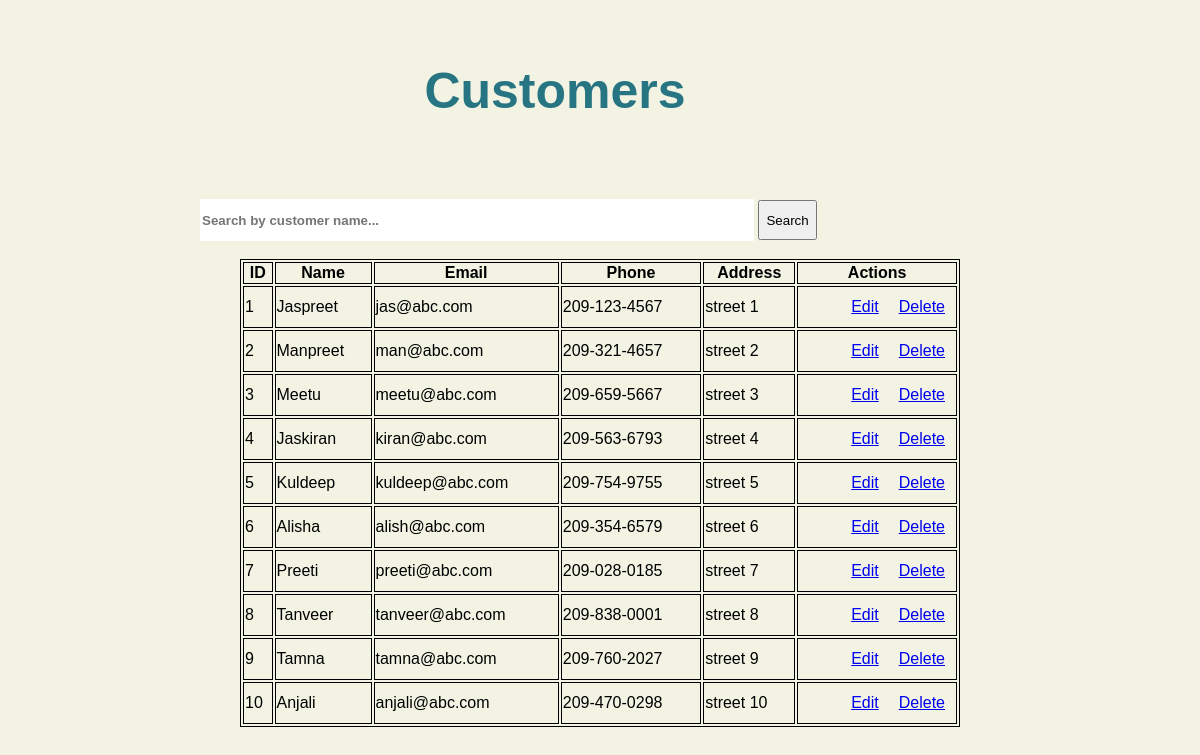
/addCustomer/viewData.php, run on the app's committed database.
### tables this page shows
CREATE TABLE Customer(
	c_customerID integer primary key Not null,
	c_name nvarchar(25) not null,
	c_email nvarchar(25) not null,
	c_address nvarchar(25) not null,
	c_phoneNumber nvarchar(25) not null
);

### addCustomer/viewData.php (the view, shortened to what this page needs)
<?php
	$dataQuery = '';
	$searchText = '';
	if (isset($_GET['deleteId'])) {
		$id = $_GET['deleteId'];
		try {
            $db = new SQLite3('../LustrousJewelers.db');
			$query = "Delete from Customer where c_customerID = ". $id;
			$db->exec($query);
        }catch (Exception $e) {
            echo $e->getMessage();
        }
        finally
        {
            $db = null;
        }
		$dataQuery ='select * from Customer';
	}
	else if (isset($_POST['btnSearch'])) {
		$searchText = $_POST['txtSearch'];
		$dataQuery = "select * from Customer where c_name like '%".$searchText."%'";
	}
	else if (isset($_POST['txtSearch'])) {
		$searchText = $_POST['txtSearch'];
		$dataQuery = "select * from Customer where c_name like '%".$searchText."%'";
	}
	else{
		$dataQuery ='select * from Customer';
	}
?>
<!DOCTYPE html>
<html>
<head>
	<link rel="stylesheet" type="text/css" href="viewData.css">
</head>
<body>
    <h2 style="margin-left:-90px;font-size: 50px;">Customers</h2><br>
	<form id='formSearch' method='POST' action = 'viewData.php'>
		<input type = 'text' name='txtSearch' id='txtSearch' placeholder='Search by customer name...'
			value=<?php echo $searchText; ?> > <input type = 'submit' name='btnSearch' id='btnSearch' value = 'Search'><br>
	</form><br/>
	<table class='center' style="width: 60%; ">
	  <tr>
		<th>ID</th>
		<th>Name</th>
		<th>Email</th>
		<th>Phone</th>
		<th>Address</th>
		<th>Actions</th>
	  </tr>
	<?php
		try {
			$db = new PDO('sqlite:../LustrousJewelers.db');
			$result = $db->query($dataQuery);
			foreach ($result as $row ) {
				echo "<tr><td>".$row['c_customerID']."</td>".
				"<td>".$row['c_name']."</td>".
				"<td>".$row['c_email']."</td>".
				"<td>".$row['c_phoneNumber']."</td>".
				"<td>".$row['c_address']."</td>".
				"<td><a href='viewData.php?deleteId=".$row['c_customerID'] ."'>Delete</a> ".
				"<a href='../addCustomer/addCustomer.php?id=".$row['c_customerID'] ."'>Edit</a></td></tr>";
			}
		} catch (PDOException $e) {
			echo $e->getMessage();
		}
		finally{
			$db = null;
		}
	?>
	</table>
</body>
</html>

### addCustomer/viewData.css (style rules this page uses)
body { margin: 0; padding: 0; background-color:#eeefd9ba; font-family: 'Arial'; }
h2 { align-self: center; text-align: center; color: #277582; padding: 20px; }
#formSearch { margin: 0 auto; width: 800px; }
#txtSearch { width: 550px; height: 40px; border: none; font-weight: bold; }
#btnSearch { height:40px; }
.center { margin-left: auto; margin-right: auto; }
a { float: right; padding: 10px; }
table, th, td { border: 1px solid black; }

### data on the page
customer: c_customerID "1", c_name "Jaspreet", c_email "jas@abc.com", c_phoneNumber "209-123-4567", c_address "street 1"
customer: c_customerID "2", c_name "Manpreet", c_email "man@abc.com", c_phoneNumber "209-321-4657", c_address "street 2"
customer: c_customerID "3", c_name "Meetu", c_email "meetu@abc.com", c_phoneNumber "209-659-5667", c_address "street 3"
customer: c_customerID "4", c_name "Jaskiran", c_email "kiran@abc.com", c_phoneNumber "209-563-6793", c_address "street 4"
customer: c_customerID "5", c_name "Kuldeep", c_email "kuldeep@abc.com", c_phoneNumber "209-754-9755", c_address "street 5"
customer: c_customerID "6", c_name "Alisha", c_email "alish@abc.com", c_phoneNumber "209-354-6579", c_address "street 6"
customer: c_customerID "7", c_name "Preeti", c_email "preeti@abc.com", c_phoneNumber "209-028-0185", c_address "street 7"
customer: c_customerID "8", c_name "Tanveer", c_email "tanveer@abc.com", c_phoneNumber "209-838-0001", c_address "street 8"
customer: c_customerID "9", c_name "Tamna", c_email "tamna@abc.com", c_phoneNumber "209-760-2027", c_address "street 9"
customer: c_customerID "10", c_name "Anjali", c_email "anjali@abc.com", c_phoneNumber "209-470-0298", c_address "street 10"
